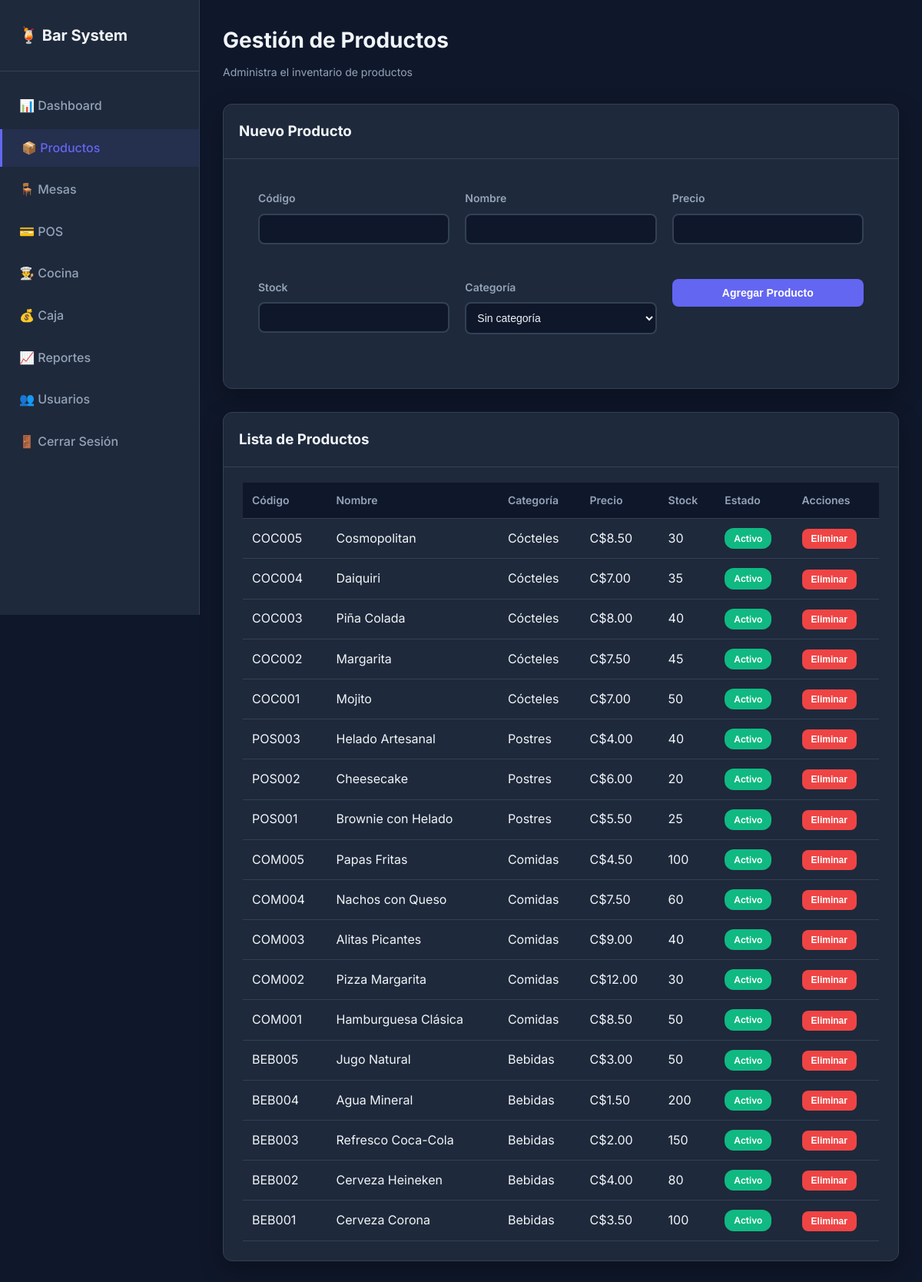
The page /products.php (signed in) on the database its author committed.
### tables this page shows
CREATE TABLE IF NOT EXISTS products (
  id INT AUTO_INCREMENT PRIMARY KEY,
  code VARCHAR(50) NOT NULL UNIQUE,
  name VARCHAR(150) NOT NULL,
  price DECIMAL(10,2) NOT NULL,
  stock INT DEFAULT 0,
  category_id INT,
  image VARCHAR(255),
  status ENUM('active','inactive') DEFAULT 'active',
  date_created TIMESTAMP DEFAULT CURRENT_TIMESTAMP,
  FOREIGN KEY (category_id) REFERENCES categories(id) ON DELETE SET NULL ON UPDATE CASCADE
);

CREATE TABLE IF NOT EXISTS categories (
  id INT AUTO_INCREMENT PRIMARY KEY,
  name VARCHAR(100) NOT NULL UNIQUE,
  date_created TIMESTAMP DEFAULT CURRENT_TIMESTAMP
);

### products.php (the view, shortened to what this page needs)
<?php
require_once __DIR__ . '/config/db.php';
$products = $pdo->query('SELECT p.*, c.name as category_name FROM products p LEFT JOIN categories c ON p.category_id = c.id ORDER BY p.id DESC')->fetchAll();
?>
<?php include __DIR__ . '/includes/header.php'; ?>
<div class="dashboard-wrapper">
    <aside class="sidebar">
        <div class="sidebar-header">
            <h2>🍹 Bar System</h2>
        </div>
        <ul class="sidebar-menu">
            <li><a href="dashboard.php">📊 Dashboard</a></li>
            <li><a href="products.php" class="active">📦 Productos</a></li>
            <li><a href="tables.php">🪑 Mesas</a></li>
            <li><a href="pos.php">💳 POS</a></li>
            <li><a href="kitchen.php">👨‍🍳 Cocina</a></li>
            <li><a href="cash_register.php">💰 Caja</a></li>
            <li><a href="reports.php">📈 Reportes</a></li>
            <li><a href="users.php">👥 Usuarios</a></li>
            <li><a href="logout.php">🚪 Cerrar Sesión</a></li>
        </ul>
    </aside>
    <main class="main-content">
        <div class="page-header">
            <h1>Gestión de Productos</h1>
            <p>Administra el inventario de productos</p>
        </div>
        <div class="card">
            <div class="card-header">
                <h3>Nuevo Producto</h3>
            </div>
            <form method="POST" action="" class="form-grid">
                <div class="form-group">
                    <label>Código</label>
                    <input type="text" name="code" class="form-control" required>
                </div>
                <div class="form-group">
                    <label>Nombre</label>
                    <input type="text" name="name" class="form-control" required>
                </div>
                <div class="form-group">
                    <label>Precio</label>
                    <input type="number" step="0.01" name="price" class="form-control" required>
                </div>
                <div class="form-group">
                    <label>Stock</label>
                    <input type="number" name="stock" class="form-control" required>
                </div>
                <div class="form-group">
                    <label>Categoría</label>
                    <select name="category_id" class="form-control">
                        <option value="">Sin categoría</option>
                    </select>
                </div>
                <div class="form-group">
                    <button type="submit" class="btn btn-primary">Agregar Producto</button>
                </div>
            </form>
        </div>
        <div class="card" style="margin-top: 30px;">
            <div class="card-header">
                <h3>Lista de Productos</h3>
            </div>
            <div class="table-responsive">
                <table class="table">
                    <thead>
                        <tr>
                            <th>Código</th>
                            <th>Nombre</th>
                            <th>Categoría</th>
                            <th>Precio</th>
                            <th>Stock</th>
                            <th>Estado</th>
                            <th>Acciones</th>
                        </tr>
                    </thead>
                    <tbody>
                        <?php foreach ($products as $product): ?>
                            <tr>
                                <td><?= htmlspecialchars($product['code']) ?></td>
                                <td><?= htmlspecialchars($product['name']) ?></td>
                                <td><?= htmlspecialchars($product['category_name'] ?? 'Sin categoría') ?></td>
                                <td>C$<?= number_format($product['price'], 2) ?></td>
                                <td><?= $product['stock'] ?></td>
                                <td>
                                    <span class="badge badge-<?= $product['status'] === 'active' ? 'success' : 'danger' ?>">
                                        <?= $product['status'] === 'active' ? 'Activo' : 'Inactivo' ?>
                                    </span>
                                </td>
                                <td>
                                    <form method="POST" style="display:inline;" onsubmit="return confirm('¿Eliminar este producto?')">
                                        <button type="submit" class="btn btn-sm btn-danger">Eliminar</button>
                                    </form>
                                </td>
                            </tr>
                        <?php endforeach; ?>
                    </tbody>
                </table>
            </div>
        </div>
    </main>
</div>
<?php include __DIR__ . '/includes/footer.php'; ?>

### includes/header.php (shortened to what this page needs)
<!DOCTYPE html>
<html lang="es">
<head>
    <link rel="stylesheet" href="assets/css/style.css">
</head>
<body>

### includes/footer.php
</body>
</html>

### assets/css/style.css (style rules this page uses)
:root { --primary: #6366f1; --primary-dark: #4f46e5; --secondary: #ec4899; --accent: #f59e0b; --success: #10b981; --danger: #ef4444; --bg-primary: #0f172a; --bg-secondary: #1e293b; --bg-card: #1e293b; --text-primary: #f1f5f9; --text-secondary: #94a3b8; --border-color: #334155; --shadow: 0 10px 30px rgba(0, 0, 0, 0.3); }
* { margin: 0; padding: 0; box-sizing: border-box; }
body { font-family: 'Inter', -apple-system, BlinkMacSystemFont, 'Segoe UI', sans-serif; background: var(--bg-primary); color: var(--text-primary); line-height: 1.6; overflow-x: hidden; }
.form-group { margin-bottom: 25px; }
.form-group label { display: block; color: #334155; font-weight: 600; margin-bottom: 8px; font-size: 14px; }
.dashboard-wrapper { display: flex; min-height: 100vh; }
.sidebar { width: 260px; background: var(--bg-secondary); border-right: 1px solid var(--border-color); padding: 30px 0; position: fixed; height: 100vh; overflow-y: auto; }
.sidebar-header { padding: 0 25px 30px; border-bottom: 1px solid var(--border-color); }
.sidebar-header h2 { color: var(--text-primary); font-size: 20px; font-weight: 700; }
.sidebar-menu { list-style: none; padding: 20px 0; }
.sidebar-menu li { margin-bottom: 5px; }
.sidebar-menu a { display: flex; align-items: center; padding: 12px 25px; color: var(--text-secondary); text-decoration: none; transition: all 0.3s ease; font-weight: 500; }
.sidebar-menu a.active { background: rgba(99, 102, 241, 0.1); color: var(--primary); border-left: 3px solid var(--primary); }
.main-content { flex: 1; margin-left: 260px; padding: 30px; background: var(--bg-primary); }
.page-header { margin-bottom: 30px; }
.page-header h1 { font-size: 28px; color: var(--text-primary); margin-bottom: 8px; }
.page-header p { color: var(--text-secondary); font-size: 14px; }
.card { background: var(--bg-card); border-radius: 12px; padding: 25px; box-shadow: var(--shadow); border: 1px solid var(--border-color); margin-bottom: 25px; }
.card-header { padding: 20px; border-bottom: 1px solid var(--border-color); margin: -25px -25px 20px -25px; border-radius: 12px 12px 0 0; }
.card-header h3 { margin: 0; color: var(--text-primary); }
.btn { padding: 10px 20px; border-radius: 8px; border: none; font-weight: 600; cursor: pointer; transition: all 0.3s ease; font-size: 14px; }
.btn-primary { background: var(--primary); color: white; }
.btn-sm { padding: 6px 12px; font-size: 12px; }
.btn-danger { background: var(--danger); color: white; }
.table-responsive { overflow-x: auto; margin-top: 20px; }
.table { width: 100%; border-collapse: separate; border-spacing: 0; }
.table th, .table td { padding: 16px 20px; text-align: left; border-bottom: 1px solid var(--border-color); }
.table th { background: var(--bg-primary); color: var(--text-secondary); font-weight: 600; font-size: 14px; }
.table td { color: var(--text-primary); }
.table tbody tr { transition: background 0.2s ease; }
.badge { padding: 6px 12px; border-radius: 12px; font-size: 12px; font-weight: 600; display: inline-block; }
.badge-success { background: #10b981; color: white; }
.form-control { width: 100%; padding: 12px; border: 2px solid var(--border-color); border-radius: 8px; background: var(--bg-primary); color: var(--text-primary); font-size: 14px; transition: all 0.3s ease; }

### products.php (style rules this page uses)
.form-grid { display: grid; grid-template-columns: repeat(auto-fit, minmax(200px, 1fr)); gap: 20px; padding: 20px; }
.form-group { display: flex; flex-direction: column; }
.form-group label { margin-bottom: 8px; font-weight: 600; color: var(--text-secondary); }
.form-control { padding: 10px; border: 2px solid var(--border-color); border-radius: 8px; background: var(--bg-primary); color: var(--text-primary); }
.card-header { padding: 20px; border-bottom: 1px solid var(--border-color); }
.card-header h3 { margin: 0; color: var(--text-primary); }
.table-responsive { overflow-x: auto; }
.table { width: 100%; border-collapse: collapse; }
.table th, .table td { padding: 12px; text-align: left; border-bottom: 1px solid var(--border-color); }
.table th { background: var(--bg-primary); color: var(--text-secondary); font-weight: 600; }
.badge { padding: 4px 12px; border-radius: 12px; font-size: 12px; font-weight: 600; }
.badge-success { background: #10b981; color: white; }
.btn-sm { padding: 6px 12px; font-size: 12px; }
.btn-danger { background: var(--danger); color: white; }

### rows shown on the page
products: code "COC005", name "Cosmopolitan", category.name "Cócteles", price "8.50", stock "30", status "Activo"
products: code "COC004", name "Daiquiri", category.name "Cócteles", price "7.00", stock "35", status "Activo"
products: code "COC003", name "Piña Colada", category.name "Cócteles", price "8.00", stock "40", status "Activo"
products: code "COC002", name "Margarita", category.name "Cócteles", price "7.50", stock "45", status "Activo"
products: code "COC001", name "Mojito", category.name "Cócteles", price "7.00", stock "50", status "Activo"
products: code "POS003", name "Helado Artesanal", category.name "Postres", price "4.00", stock "40", status "Activo"
products: code "POS002", name "Cheesecake", category.name "Postres", price "6.00", stock "20", status "Activo"
products: code "POS001", name "Brownie con Helado", category.name "Postres", price "5.50", stock "25", status "Activo"
products: code "COM005", name "Papas Fritas", category.name "Comidas", price "4.50", stock "100", status "Activo"
products: code "COM004", name "Nachos con Queso", category.name "Comidas", price "7.50", stock "60", status "Activo"
products: code "COM003", name "Alitas Picantes", category.name "Comidas", price "9.00", stock "40", status "Activo"
products: code "COM002", name "Pizza Margarita", category.name "Comidas", price "12.00", stock "30", status "Activo"
products: code "COM001", name "Hamburguesa Clásica", category.name "Comidas", price "8.50", stock "50", status "Activo"
products: code "BEB005", name "Jugo Natural", category.name "Bebidas", price "3.00", stock "50", status "Activo"
products: code "BEB004", name "Agua Mineral", category.name "Bebidas", price "1.50", stock "200", status "Activo"
products: code "BEB003", name "Refresco Coca-Cola", category.name "Bebidas", price "2.00", stock "150", status "Activo"
products: code "BEB002", name "Cerveza Heineken", category.name "Bebidas", price "4.00", stock "80", status "Activo"
products: code "BEB001", name "Cerveza Corona", category.name "Bebidas", price "3.50", stock "100", status "Activo"
